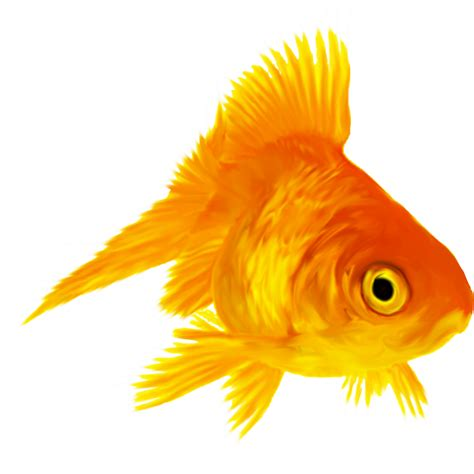
#> input picture peixe.jpg, 474 x 474 px
$ jupyter execute teste.ipynb
#> lines starting #> are read from the running program, lines starting #| are printed output that depends on the picture; after the words box and inside, x2 and y2 are one past the last pixel; in counts of white or black regions, pixels touching at a corner belong together
[cell 1]
import numpy as np
import cv2 as cv
from PIL import Image
import matplotlib.pyplot as plt

#abrindo a imagem
img = Image.open('peixe.jpg')
#> img is the input picture: PIL image 474x474 RGB; mean R, G, B 249.4, 217.2, 164.1

img_np = np.array(img)
(l, c, p) = img_np.shape
#> l = 474; c = 474; p = 3

#convertendo a imagem para grayscale
img_grayscale = np.zeros(shape=(l, c), dtype=np.uint8)
for i in range(l):
    for j in range(c):
        r = float(img_np[i, j, 0])
        g = float(img_np[i, j, 1])
        b = float(img_np[i, j, 2])

        img_grayscale[i, j] = 0.2126 * r + 0.7152 * g + 0.0722 * b
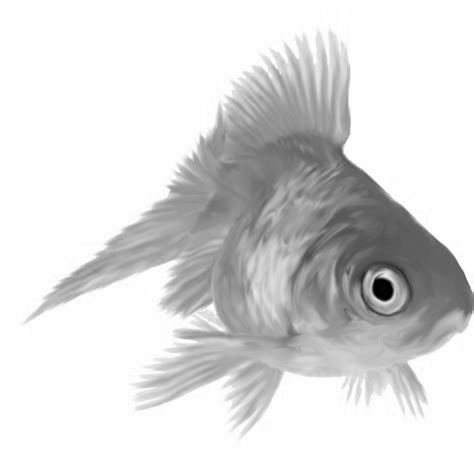
#> img_grayscale: shape (474, 474); min 0, max 254, mean 219.4

#convertendo a imagem para binário
for a in range(l):
    for b in range(c):
        if img_grayscale[a, b] > 127:
            img_grayscale[a, b] = 255 #setando como pixel branco
        else: img_grayscale[a, b] = 0 #setando como pixel preto
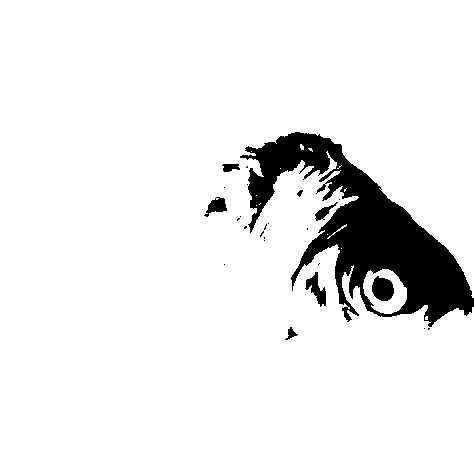
#> img_grayscale: shape (474, 474); 92.2% white; 25 black regions (17 under 20 px), largest, box (x1, y1, x2, y2) and area: (240, 132, 474, 327) 16268, (372, 276, 394, 301) 416, (305, 272, 326, 307) 319

#invertendo a imagem
img_not = np.invert(img_grayscale)

#ANTI- ALIAS --> BLUR + STRETCH
#BLUR:
img_cv_mask = cv.GaussianBlur(img_not,(0,0), sigmaX=2, sigmaY=2, borderType = cv.BORDER_DEFAULT)
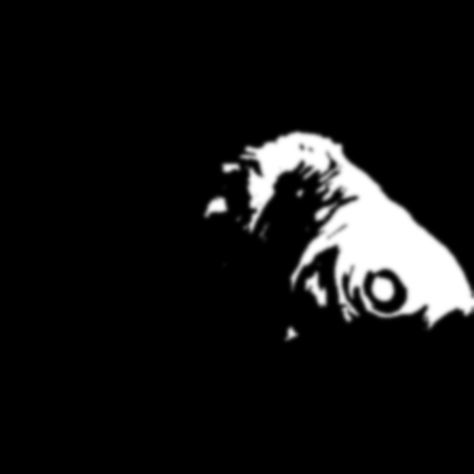
#> img_cv_mask: shape (474, 474); min 0, max 255, mean 20
#STRETCH LINEAR:
img_cv_mask = (2*(img_cv_mask.astype(np.float32))-255.0).clip(0,255).astype(np.uint8)
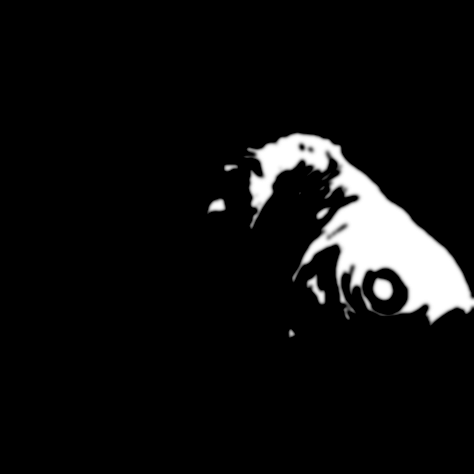
#> img_cv_mask: shape (474, 474); min 0, max 255, mean 16.5

#colocando a mascara no canal alpha
img = cv.cvtColor(img_np, cv.COLOR_BGR2BGRA)
#> img: shape (474, 474, 4)
img[:, :, 3] = img_cv_mask
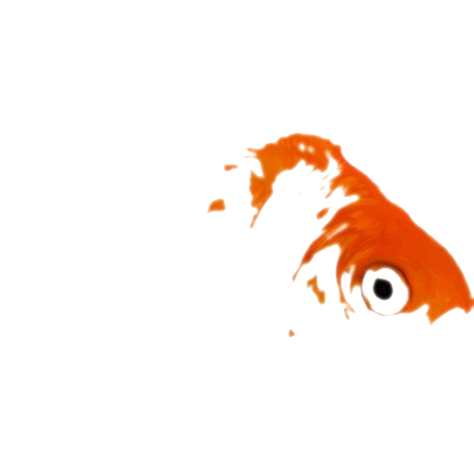
#> img: shape (474, 474, 4); mean R, G, B, A 249.4, 217.2, 164.1, 16.5; transparent parts drawn white

cv.imwrite("teste_nBckgnd.png", img)
cv.imwrite("img_gray.jpg", img_grayscale)
cv.imwrite("img_not.jpg", img_not)
cv.imwrite("img_mask.jpg", img_cv_mask)
plt.imshow(img)

$ run again, with vaca.jpg copied over peixe.jpg
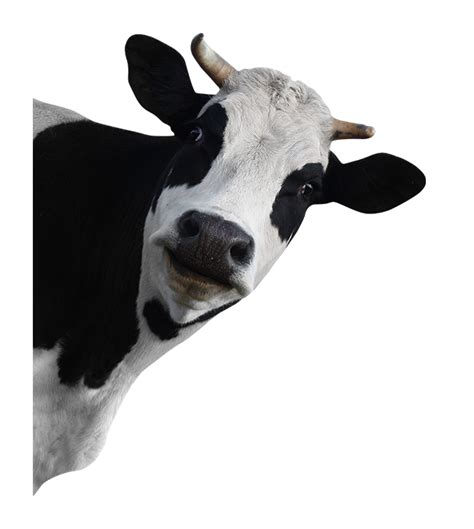
#> input picture vaca.jpg, 474 x 529 px
#> img is the input picture: PIL image 474x529 RGB; mean R, G, B 193.9, 193.7, 193.9
#> after the loop `for a in range(l):`:
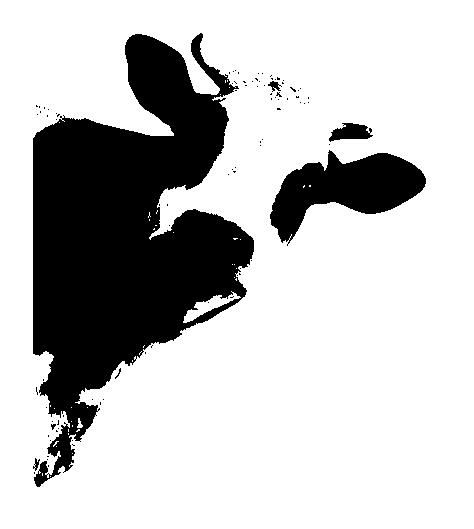
#> img_grayscale: shape (529, 474); 76.2% white; 92 black regions (87 under 20 px), largest, box (x1, y1, x2, y2) and area: (33, 33, 254, 487) 51400, (270, 150, 426, 246) 7292, (329, 123, 373, 142) 520, (268, 81, 282, 92) 72, (33, 458, 40, 471) 40
#> `img[:, :, 3] = img_cv_mask`:
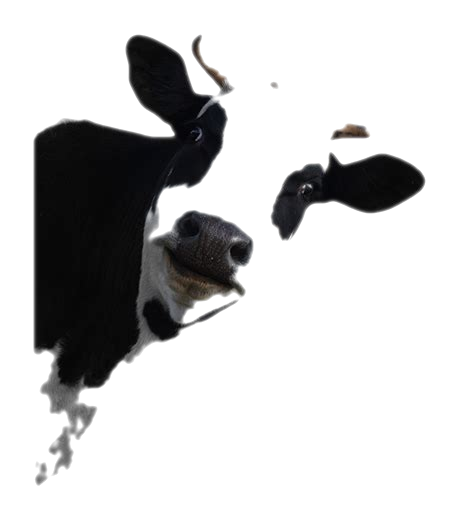
#> img: shape (529, 474, 4); mean R, G, B, A 193.9, 193.7, 193.9, 56.1; transparent parts drawn white
